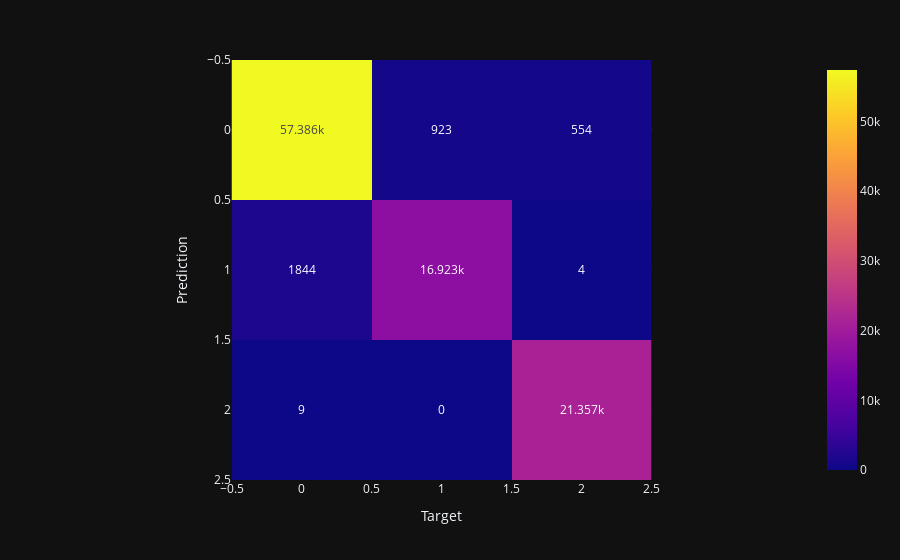

Here is the notebook cell this chart was saved with:
### Code cell
@score_for('CatBoosting CPU', 'test')
@time_for('CatBoosting CPU', 'test')
def test_cat_cpu():
    return f1_score(cat_cpu_y_test, y_test, average='macro')

print(
    "F1-мера для тестовых данных с помощью "
    "CatBoostClassifier на CPU:", test_cat_cpu(),
)
draw_conf_matrix(y_test, cat_cpu_y_test)

### Figure 1 — Plotly figure (JSON) as saved in the notebook; plotly's stock layout.template omitted (floating-point values rounded to 4 significant figures)
{"data": [{"coloraxis": "coloraxis", "hovertemplate": "x: %{x}<br>y: %{y}<br>color: %{z}<extra></extra>", "name": "0", "texttemplate": "%{z}", "type": "heatmap", "xaxis": "x", "yaxis": "y", "z": [[57386, 923, 554], [1844, 16923, 4], [9, 0, 21357]]}], "layout": {"coloraxis": {"colorscale": [[0, "#0d0887"], [0.1111, "#46039f"], [0.2222, "#7201a8"], [0.3333, "#9c179e"], [0.4444, "#bd3786"], [0.5556, "#d8576b"], [0.6667, "#ed7953"], [0.7778, "#fb9f3a"], [0.8889, "#fdca26"], [1, "#f0f921"]]}, "margin": {"t": 60}, "xaxis": {"anchor": "y", "constrain": "domain", "domain": [0, 1], "scaleanchor": "y", "title": {"text": "Target"}}, "yaxis": {"anchor": "x", "autorange": "reversed", "constrain": "domain", "domain": [0, 1], "title": {"text": "Prediction"}}}}
